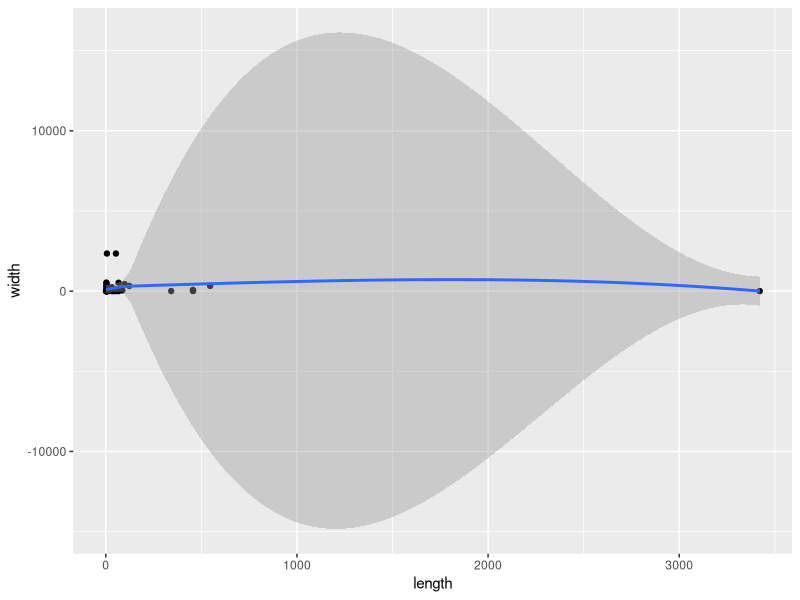
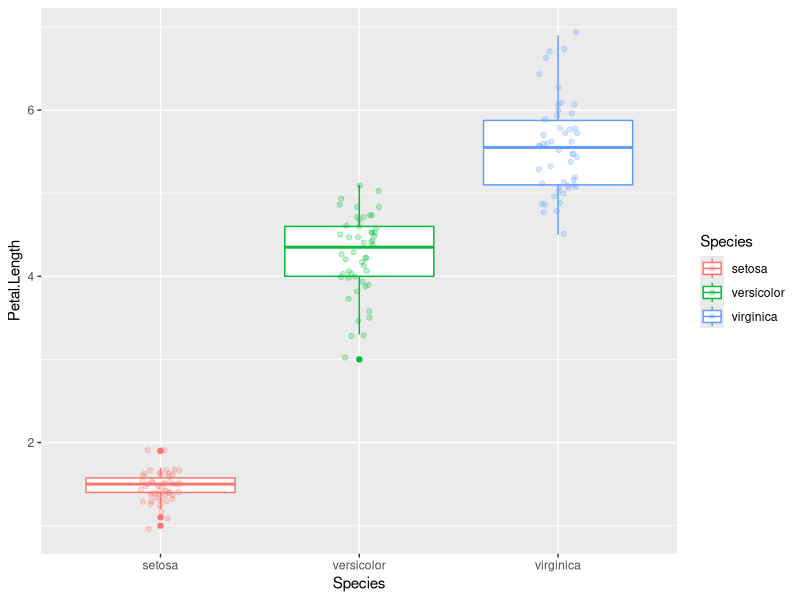
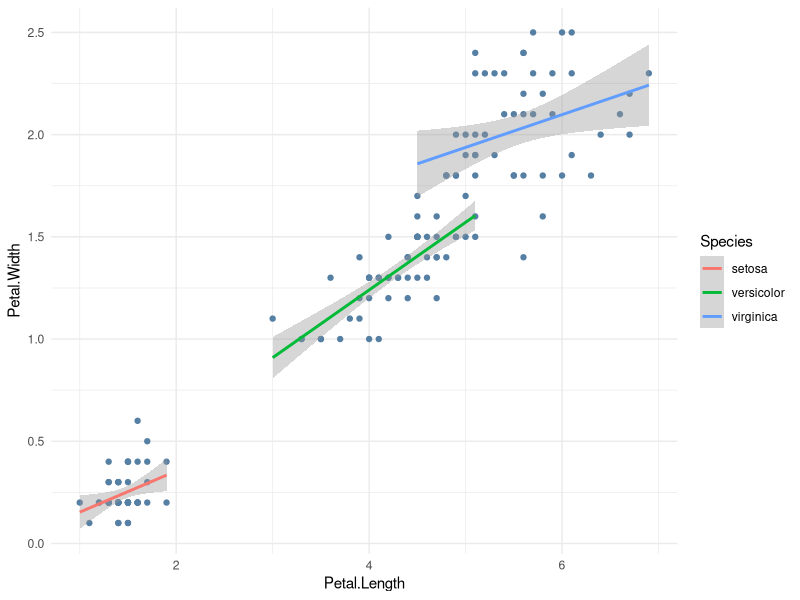

R code for these plots, in order:
# notes week 3 day 2

getwd()
df <- read.csv("Data/rectangles.csv")

df$width <- as.numeric(df$width)

df$area <- df$width * df$length

write.csv(df,file = "./Data/rectangles_clean.csv")



#loading a package if it's already installed

library(tidyverse)

df <- read_csv("./Data/rectangles.csv")
glimpse(df)


# pipe operator
  # The output of the LHS becomes first argument to RHS function.
mean(df$length)
df$length %>% 
  mean() %>% 
  length() %>% 
  class()


df %>%
  names() %>% 
  nchar()

# fix width column
df$width <- df$width %>% as.numeric()
glimpse(df)



df %>% 
  ggplot(aes(x = length, y = width)) +
  geom_point() +
  geom_smooth()


iris %>% names
iris %>% str()  
iris$Species %>% unique()






iris %>% 
  ggplot(aes(x = Species, y = Petal.Length, color = Species)) +
  geom_boxplot() +
  geom_jitter(width = .1, alpha = .25)




iris %>% 
  ggplot(aes(x = Petal.Length, y = Petal.Width, color = Species)) +
  geom_point(color = "#567FA4") +
  geom_smooth(method = "lm")  + # local moving average curve
  theme_minimal()

